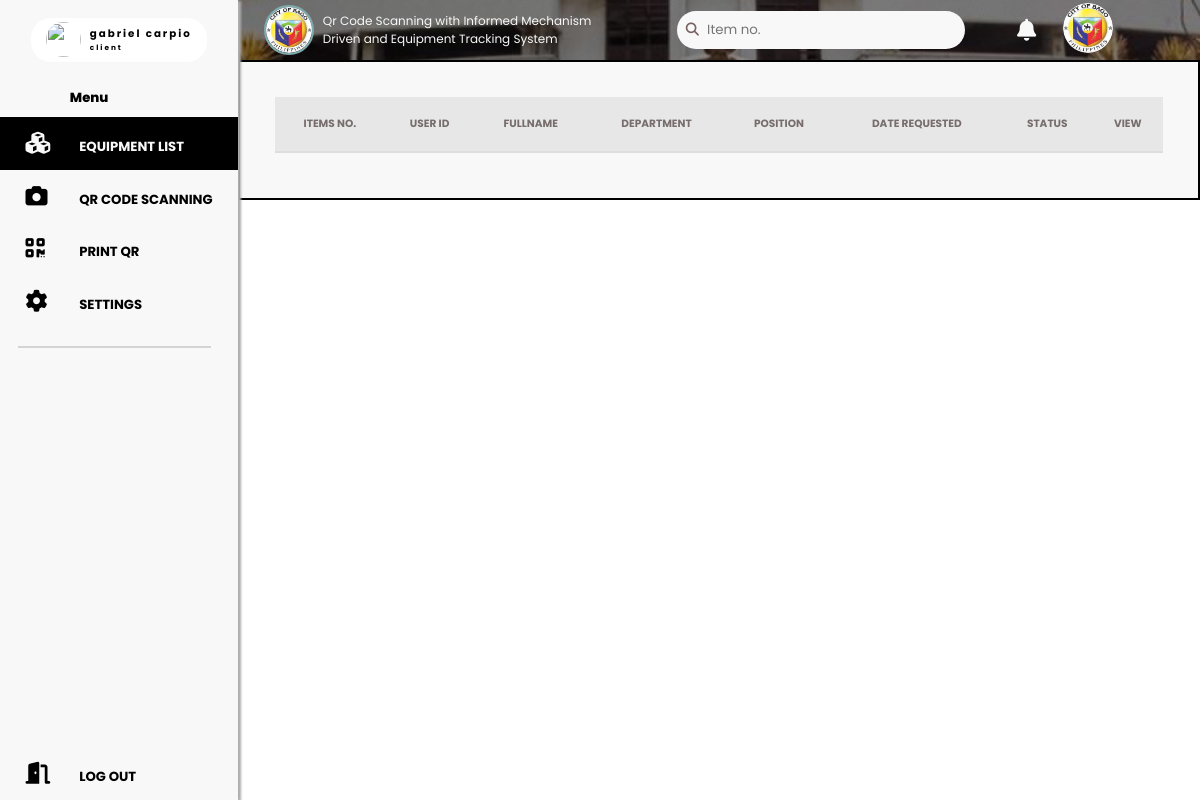
/pages/storekeeper/equipment_list.php (signed in), run on an earlier commit of the app's database.
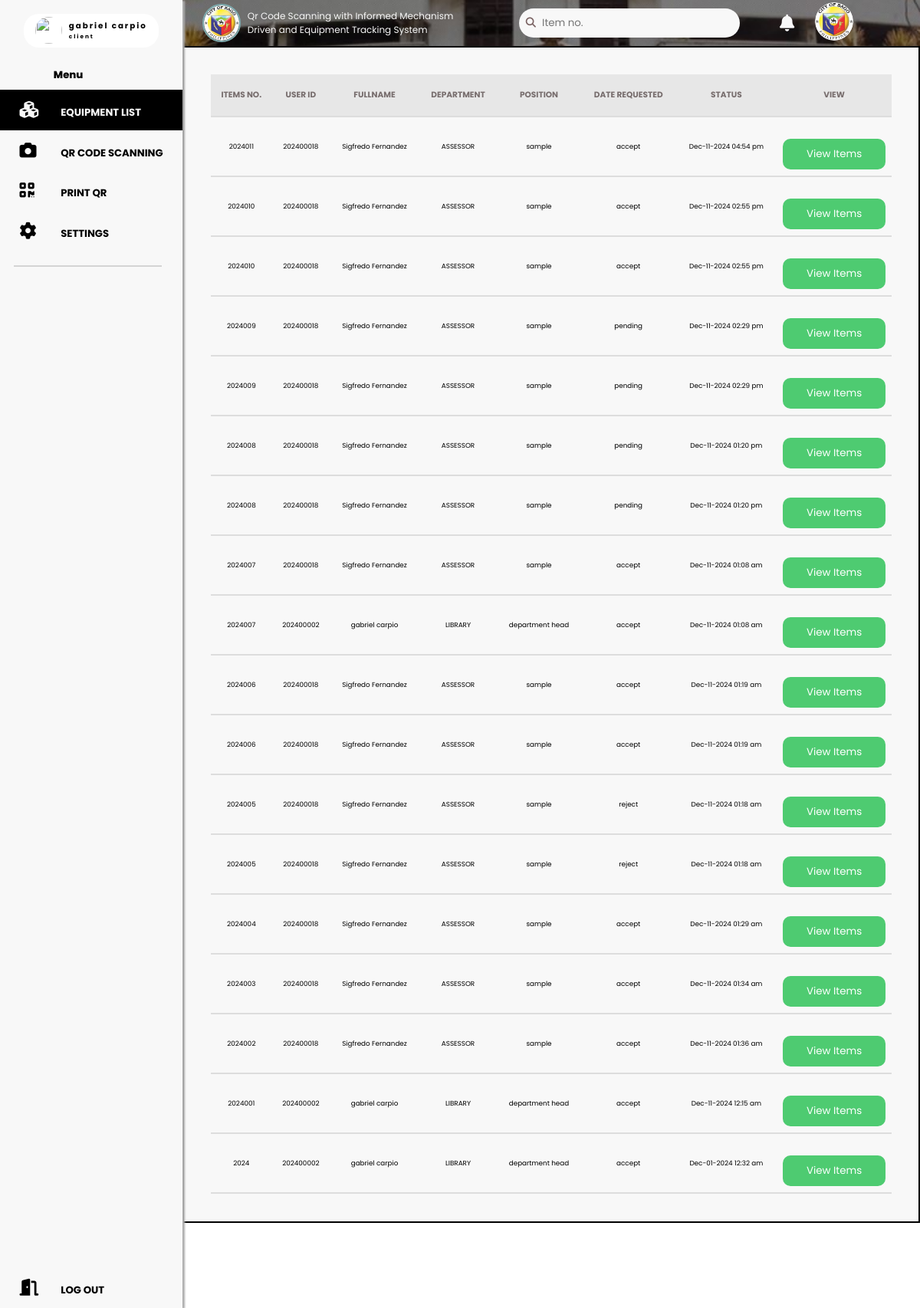
And on a later commit of the database.
### tables this page shows
CREATE TABLE `purchase_request` (
  `id` int(11) NOT NULL,
  `notification_id` int(11) NOT NULL,
  `purchase_request_code` int(11) NOT NULL,
  `datetime` datetime NOT NULL,
  `isSeen` tinyint(1) NOT NULL DEFAULT 1,
  `status` varchar(20) NOT NULL
);

CREATE TABLE `users` (
  `id` int(11) NOT NULL,
  `usercode` int(11) NOT NULL,
  `email` varchar(50) NOT NULL,
  `password` varchar(256) NOT NULL,
  `phone_number` varchar(11) NOT NULL,
  `fullname` varchar(50) NOT NULL,
  `birthdate` date NOT NULL,
  `gender` varchar(50) NOT NULL,
  `role` varchar(50) NOT NULL,
  `department` varchar(100) NOT NULL,
  `position` varchar(50) NOT NULL,
  `profile` varchar(100) DEFAULT NULL,
  `status` varchar(10) NOT NULL
);

### pages/storekeeper/equipment_list.php (the view, shortened to what this page needs)
<?php
require '../../logic/dbCon.php';
?>
<!DOCTYPE html>
<html lang="en">
<head>
    <link rel="stylesheet" href="https://cdnjs.cloudflare.com/ajax/libs/font-awesome/6.6.0/css/all.min.css" />
    <link rel="stylesheet" href="https://cdn.jsdelivr.net/npm/swiper@11/swiper-bundle.min.css" />
    <link rel="stylesheet" href="../../styles/accountability.css?v=1.1">
</head>
<body>
    <header>
        <div class="user">
            <img src="<?php echo $_SESSION['profile'] ?>" alt="">
            <div>
                <h3 style="letter-spacing: 2px;"><?php echo $_SESSION['fullname'] ?></h3>
                <h5 style="letter-spacing: 2px;"><?php echo $_SESSION['role'] ?></h5>
            </div>
        </div>
        <span class="menutext">menu</span>
        <nav class="navbar">
            <ul>
                <li>
                    <i class="fa-solid fa-cubes" id="active"></i>
                    <a href="equipment_list.php" id="active">EQUIPMENT LIST</a>
                </li>
                <li>
                    <i class="fa-solid fa-camera"></i>
                    <a href="storekeep_qr.php">QR CODE SCANNING</a>
                </li>
                <li>
                    <i class="fa-solid fa-qrcode"></i>
                    <a href="print_qr.php">PRINT QR</a>
                </li>
                <li>
                    <i class="fa-solid fa-gear"></i>
                    <a href="settings.php">SETTINGS</a>
                </li>
                <div class="div">
                    <span></span>
                </div>
                <li>
                    <i class="fa-solid fa-door-open"></i>
                    <a href="../../logic/logout.php">LOG OUT</a>
                </li>
            </ul>
        </nav>
    </header>
    <div class="container">
        <div class="header">
            <div class="div1">
                <div class="content">
                    <div class="logo">
                        <img src="../../styles/images/logo1.png" alt="">
                    </div>
                    <p>Qr Code Scanning with Informed Mechanism <br> Driven and Equipment Tracking System</p>
                </div>
            </div>
            <div class="div2">
                <div class="content2">
                    <div class="search">
                        <i class="fa-solid fa-search"></i>
                        <input type="number" placeholder="Item no." class="search-input" id="searchInput" oninput="getsearch(this.value)">
                    </div>
                    <div class="notpic">
                        <div class="ahehe">
                            <a href=""><i class="fa-solid fa-bell"></i></a>
                        </div>
                        <div class="profile">
                            <img src="../../styles/images/logo1.png" alt="">
                        </div>
                    </div>
                </div>
            </div>
        </div>
        <main class="containermain">
            <div class="table-container">
                <table id="dataTable">
                    <thead>
                        <tr>
                            <th>ITEMS NO.</th>
                            <th>USER ID</th>
                            <th>FULLNAME</th>
                            <th>DEPARTMENT</th>
                            <th>POSITION</th>
                            <th>DATE REQUESTED</th>
                            <th>STATUS</th>
                            <th>View</th>
                        </tr>
                    </thead>
                    <tbody id="tableBody">
                        <?php
                        $stmt = $conn->prepare("SELECT u.usercode ,u.fullname, u.department, u.position, p.purchase_request_code, p.datetime, p.status FROM purchase_request AS p JOIN purchase_request_list AS l ON l.purchase_request_code = p.purchase_request_code JOIN users AS u ON l.requester_code = u.usercode ORDER BY p.id DESC;");
                        $stmt->execute();
                        $result = $stmt->get_result();
                        while ($row = $result->fetch_assoc()) {
                            echo '
                                <tr>
                                    <td>'. htmlspecialchars($row['purchase_request_code']).
                                    '</td>
                                    <td>'. htmlspecialchars($row['usercode']).
                                    '</td>
                                    <td>'. htmlspecialchars($row['fullname']).
                                    '</td>
                                    <td>'. htmlspecialchars($row['department']).
                                    '</td>
                                    <td>'. htmlspecialchars($row['position']).
                                    '</td>
                                    <td>'. htmlspecialchars($row['status']).
                                    '</td>
                                    <td>'. date("M-d-Y h:s a", strtotime($row['datetime'])).
                                    '</td>
                                    <td><button class="btn-viem-items" onclick="viewitems('.$row["purchase_request_code"].')">View Items</button></td>
                                </tr>
                            ';
                        }
                        ?>
                    </tbody>
                </table>
            </div>
        </main>
    </div>
</body>
</html>

### styles/accountability.css (style rules this page uses)
* { margin:0; padding:0; box-sizing:border-box; text-decoration:none; outline:none; border:none; transition:all .2s linear; font-family: "Poppins", sans-serif; }
html { font-size:58.5%; overflow-x:hidden; }
body { background:#7eabae; overflow-x:hidden; padding-left:27rem; }
header { position:fixed; top:0; left:0; z-index:1000; height:100%; width:27rem; background:#F8F8F8; display:flex; align-items:center; flex-flow:column; filter: drop-shadow(3px 1px 1px #adadad); }
header .user { margin-top: 2rem; display: flex; align-items: center; justify-content:center; flex-direction: row; width: 20rem; height:5rem; background-color: #FFFFFF; border-radius: 20px; gap: 1rem; }
header .user img { display: flex; align-items: center; justify-content: center; height:4rem; width:4rem; border-radius:50%; object-fit:cover; }
.menutext { font-size: 1.5rem; margin-left: -25%; text-transform: capitalize; font-weight: 800; margin-top: 3rem; margin-bottom: 1rem; }
header .navbar { width:100%; }
header .navbar ul li { list-style:none; transition: background-color 0.3s, color 0.3s; position: relative; }
.navbar ul li i { font-size: 2.5rem; left: 33%; top: 1.7rem; position: absolute; margin-left: -6rem; }
header .navbar ul #active { background-color: #000000; color: #F8F8F8; }
header .navbar ul li a { display:block; border-radius: 15px 0 0 15px; padding-left: 15rem; background:#F8F8F8; padding-top: 20px; height: 6rem; margin-left:-6rem; color:#000000; font-size:1.5rem; font-weight: bold; }
header .navbar ul li:last-child { position: absolute; bottom: 0; width: 100%; }
.div { display: flex; align-items: center; justify-content: center; }
.div span { border: 1px solid #D4D4D4; width: 40rem; margin-right: 3rem; margin-left: 2rem; margin-top: 2rem; }
@media (max-width:1200px) { html { font-size:55%; } }
.container { background-color: #ffffff; height: 100vh; display: flex; flex-direction: column; overflow: hidden; }
.container .header { display: flex; align-items: center; justify-content: space-between; height:60px; background-image: url(images/Rectangle\ 1.png); background-repeat: no-repeat; background-size: cover; background-position: center; padding: 2rem; }
.div1 { display: flex; width: 400px; height: 100px; }
.div1 .content { display: flex; align-items: center; justify-content: flex-start; margin-left:1rem; }
.div1 .logo { margin-right: 1rem; border: 2px solid #7eabae; width: 50px; height: 50px; object-fit: cover; border-radius: 50%; overflow: hidden; display: flex; align-items: center; justify-content: center; }
.div1 .logo img { width: 100%; height: 100%; }
.div1 .content p { font-size: 12px; color: #F8F8F8; }
.div2 .content2 { height: 100px; display: flex; align-items: center; justify-content: flex-start; padding: 2rem; }
.search { display: flex; align-items: center; background-color: #F8F8F8; gap: 3%; padding: 1rem; border-radius: 20px; }
.search i { font-size: 1.5rem; color: rgb(121, 97, 97); }
.search input { width: 100%; height: 100%; border: none; background: none; }
.notpic { display: flex; align-items: center; justify-content: center; justify-content: center; gap: 3rem; width: 200px; }
.notpic .ahehe a i { font-size: 2.5rem; text-decoration: none; color: #F8F8F8; }
.notpic .profile img { width: 50px; height: 50px; object-fit: cover; border-radius: 50%; }
.container main { background-color: #F8F8F8; padding: 4rem; max-height: 90vh; overflow-y: auto; box-sizing: border-box; border: 2px solid #000; }
.table-container { width: 100%; overflow-x: auto; }
table { width: 100%; border-collapse: collapse; margin-bottom: 10px; }
th, td { height: 55px; border-bottom: 2px solid #ddd; padding: 8px; text-align: center; }
th { background-color: #E7E7E7; text-align: center; color: rgb(119, 109, 109); font-size: 1.2rem; text-transform: uppercase; }
.btn-viem-items { background-color: #4ECB71; color: white; padding: 10px 20px; border: none; border-radius: 10px; cursor: pointer; align-items: center; text-align: center; justify-content: center; display: flex; margin-top: 20px; width: 100%; }

What changed in the data, as far as the page shows it:
added purchase_request: purchase_request_code "2024011", users.usercode "202400018", users.fullname "Sigfredo Fernandez", users.department "ASSESSOR", users.position "sample", status "accept", datetime "Dec-11-2024 04:54 pm"
added purchase_request: purchase_request_code "2024010", users.usercode "202400018", users.fullname "Sigfredo Fernandez", users.department "ASSESSOR", users.position "sample", status "accept", datetime "Dec-11-2024 02:55 pm"
added purchase_request: purchase_request_code "2024009", users.usercode "202400018", users.fullname "Sigfredo Fernandez", users.department "ASSESSOR", users.position "sample", status "pending", datetime "Dec-11-2024 02:29 pm"
added purchase_request: purchase_request_code "2024008", users.usercode "202400018", users.fullname "Sigfredo Fernandez", users.department "ASSESSOR", users.position "sample", status "pending", datetime "Dec-11-2024 01:20 pm"
added purchase_request: purchase_request_code "2024007", users.usercode "202400018", users.fullname "Sigfredo Fernandez", users.department "ASSESSOR", users.position "sample", status "accept", datetime "Dec-11-2024 01:08 am", users.usercode "202400002", users.fullname "gabriel carpio", users.department "LIBRARY", users.position "department head"
added purchase_request: purchase_request_code "2024006", users.usercode "202400018", users.fullname "Sigfredo Fernandez", users.department "ASSESSOR", users.position "sample", status "accept", datetime "Dec-11-2024 01:19 am"
added purchase_request: purchase_request_code "2024005", users.usercode "202400018", users.fullname "Sigfredo Fernandez", users.department "ASSESSOR", users.position "sample", status "reject", datetime "Dec-11-2024 01:18 am"
added purchase_request: purchase_request_code "2024004", users.usercode "202400018", users.fullname "Sigfredo Fernandez", users.department "ASSESSOR", users.position "sample", status "accept", datetime "Dec-11-2024 01:29 am"
added purchase_request: purchase_request_code "2024003", users.usercode "202400018", users.fullname "Sigfredo Fernandez", users.department "ASSESSOR", users.position "sample", status "accept", datetime "Dec-11-2024 01:34 am"
added purchase_request: purchase_request_code "2024002", users.usercode "202400018", users.fullname "Sigfredo Fernandez", users.department "ASSESSOR", users.position "sample", status "accept", datetime "Dec-11-2024 01:36 am"
now on this page (row unchanged): purchase_request: purchase_request_code "2024001", users.usercode "202400002", users.fullname "gabriel carpio", users.department "LIBRARY", users.position "department head", status "accept", datetime "Dec-11-2024 12:15 am"
now on this page (row edited): purchase_request: purchase_request_code "2024", users.usercode "202400002", users.fullname "gabriel carpio", users.department "LIBRARY", users.position "department head", status "accept", datetime "Dec-01-2024 12:32 am"
